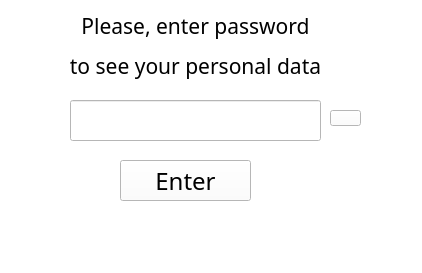
<?xml version="1.0" encoding="UTF-8"?>
<ui version="4.0">
 <class>Form</class>
 <widget class="QWidget" name="Form">
  <property name="geometry">
   <rect>
    <x>0</x>
    <y>0</y>
    <width>422</width>
    <height>273</height>
   </rect>
  </property>
  <property name="windowTitle">
   <string>Form</string>
  </property>
  <property name="styleSheet">
   <string notr="true">background-color: rgb(255, 255, 255);</string>
  </property>
  <widget class="QLabel" name="label_12">
   <property name="geometry">
    <rect>
     <x>50</x>
     <y>10</y>
     <width>291</width>
     <height>31</height>
    </rect>
   </property>
   <property name="font">
    <font>
     <family>Impact</family>
     <pointsize>16</pointsize>
    </font>
   </property>
   <property name="text">
    <string>Please, enter password</string>
   </property>
   <property name="alignment">
    <set>Qt::AlignCenter</set>
   </property>
  </widget>
  <widget class="QLabel" name="label_13">
   <property name="geometry">
    <rect>
     <x>50</x>
     <y>50</y>
     <width>291</width>
     <height>31</height>
    </rect>
   </property>
   <property name="font">
    <font>
     <family>Impact</family>
     <pointsize>16</pointsize>
    </font>
   </property>
   <property name="text">
    <string>to see your personal data</string>
   </property>
   <property name="alignment">
    <set>Qt::AlignCenter</set>
   </property>
  </widget>
  <widget class="QLineEdit" name="lineEdit_3">
   <property name="geometry">
    <rect>
     <x>70</x>
     <y>100</y>
     <width>251</width>
     <height>41</height>
    </rect>
   </property>
   <property name="font">
    <font>
     <family>Arial</family>
     <pointsize>14</pointsize>
    </font>
   </property>
   <property name="styleSheet">
    <string notr="true">border-image: url(:/images/border.PNG);</string>
   </property>
   <property name="text">
    <string/>
   </property>
  </widget>
  <widget class="QPushButton" name="pushButton_3">
   <property name="geometry">
    <rect>
     <x>330</x>
     <y>110</y>
     <width>31</width>
     <height>16</height>
    </rect>
   </property>
   <property name="styleSheet">
    <string notr="true">border-image: url(:/images/eye.png);</string>
   </property>
   <property name="text">
    <string/>
   </property>
  </widget>
  <widget class="QPushButton" name="pushButton_4">
   <property name="geometry">
    <rect>
     <x>120</x>
     <y>160</y>
     <width>131</width>
     <height>41</height>
    </rect>
   </property>
   <property name="font">
    <font>
     <family>Impact</family>
     <pointsize>18</pointsize>
    </font>
   </property>
   <property name="text">
    <string>Enter</string>
   </property>
  </widget>
  <widget class="QLabel" name="label_14">
   <property name="geometry">
    <rect>
     <x>30</x>
     <y>210</y>
     <width>341</width>
     <height>20</height>
    </rect>
   </property>
   <property name="font">
    <font>
     <family>Tw Cen MT Condensed Extra Bold</family>
     <pointsize>11</pointsize>
    </font>
   </property>
   <property name="styleSheet">
    <string notr="true">background-color: rgb(255, 255, 255);</string>
   </property>
   <property name="text">
    <string/>
   </property>
   <property name="alignment">
    <set>Qt::AlignCenter</set>
   </property>
  </widget>
  <widget class="QLabel" name="label_15">
   <property name="geometry">
    <rect>
     <x>-100</x>
     <y>210</y>
     <width>201</width>
     <height>111</height>
    </rect>
   </property>
   <property name="font">
    <font>
     <family>MS Sans Serif</family>
    </font>
   </property>
   <property name="styleSheet">
    <string notr="true">border-image: url(:/images/Снимок.PNG);</string>
   </property>
   <property name="text">
    <string/>
   </property>
  </widget>
  <widget class="QLabel" name="label_16">
   <property name="geometry">
    <rect>
     <x>370</x>
     <y>20</y>
     <width>61</width>
     <height>81</height>
    </rect>
   </property>
   <property name="styleSheet">
    <string notr="true">border-image: url(:/images/Снимок22.PNG);</string>
   </property>
   <property name="text">
    <string/>
   </property>
  </widget>
  <widget class="QLabel" name="label_17">
   <property name="geometry">
    <rect>
     <x>-40</x>
     <y>-20</y>
     <width>81</width>
     <height>71</height>
    </rect>
   </property>
   <property name="styleSheet">
    <string notr="true">border-image: url(:/images/Снимок111.PNG);</string>
   </property>
   <property name="text">
    <string/>
   </property>
  </widget>
  <widget class="QLabel" name="label_18">
   <property name="geometry">
    <rect>
     <x>190</x>
     <y>230</y>
     <width>141</width>
     <height>71</height>
    </rect>
   </property>
   <property name="styleSheet">
    <string notr="true">border-image: url(:/images/Снимок111.PNG);</string>
   </property>
   <property name="text">
    <string/>
   </property>
  </widget>
 </widget>
 <resources>
  <include location="images/res4.qrc"/>
 </resources>
 <connections/>
</ui>
